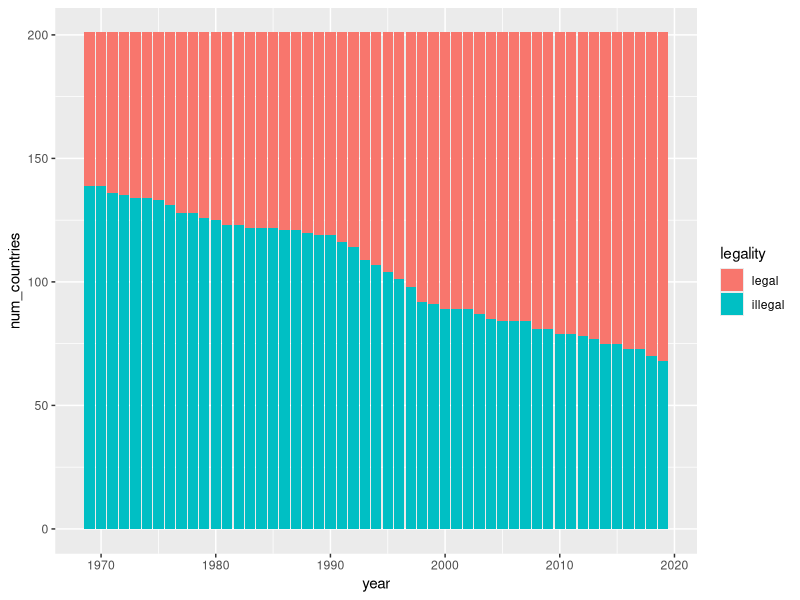
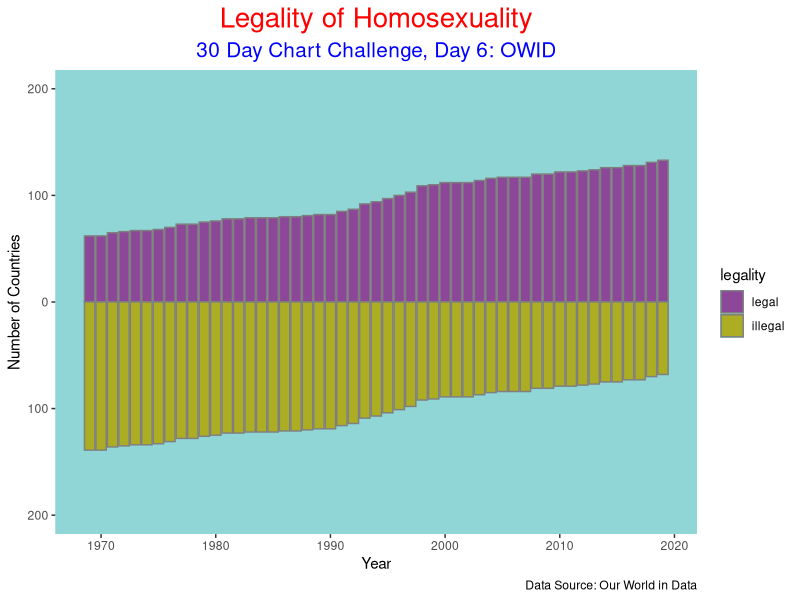
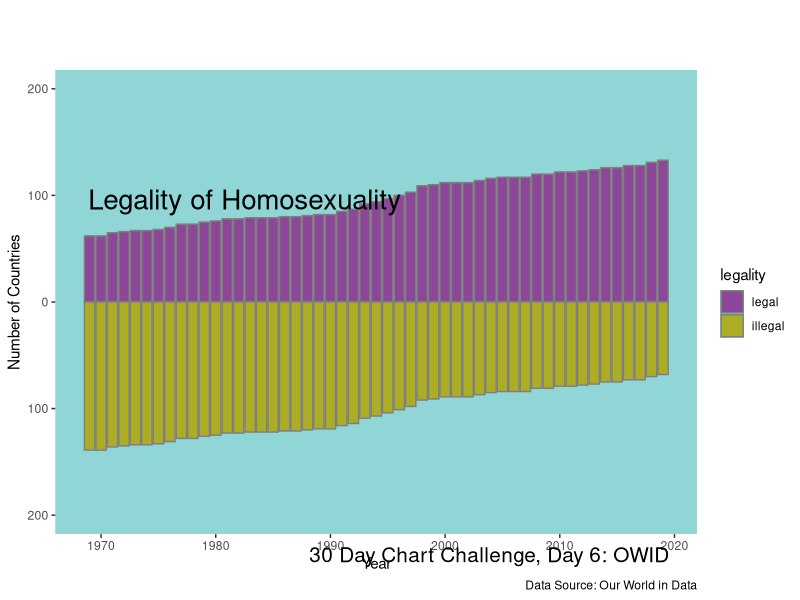

The R script that drew these images, in order:
## ---- chunk 1
knitr::opts_chunk$set(echo = TRUE)
library("tidyverse")

# https://ourworldindata.org/grapher/share-countries-where-homosexuality-is-legal?country=~OWID_WRL
d6_data_raw <- readr::read_csv("share-countries-where-homosexuality-is-legal.csv")
colnames(d6_data_raw) <- c("location", "source", "year", "legal", "illegal")
## ---- chunk 2
d6_data <- d6_data_raw |>
  select(3:5) |>
  pivot_longer(cols = !year,
               names_to = "legality",
               values_to = "num_countries")
d6_data$legality <- factor(d6_data$legality,
                           levels = c("legal", "illegal"))
## ---- chunk 3
head(d6_data)
## ---- chunk 4
str(d6_data)
## ---- chunk 5
d6_data |>
  filter(year >= 1969) |>
  ggplot() +
  geom_bar(aes(x = year, y = num_countries, 
               fill = legality, group = legality), stat = "identity")
## ---- chunk 6
# https://www.statology.org/population-pyramid-in-r/
d6_data |>
  filter(year >= 1969) |>
  ggplot() +
  geom_bar(aes(x = year,
               y = ifelse(legality == "legal", num_countries, -num_countries),
               fill = legality,
               group = legality),
           color = "gray50",
           stat = "identity") +
  labs(title = "Legality of Homosexuality",
       subtitle = "30 Day Chart Challenge, Day 6: OWID",
       caption = "Data Source: Our World in Data",
       x = "Year", 
       y = "Number of Countries") +
  scale_fill_manual(values = c("#8C4799", "#ADAD23")) +
  scale_y_continuous(labels = abs,
                     limits = max(d6_data$num_countries) * c(-1,1)) +
  theme(#axis.text.x = element_blank(),
        #axis.text.y = element_blank(),
        #axis.ticks = element_blank(),
        legend.position = "right",
        panel.background = element_rect(fill = alpha("#23ADAD", 0.5)),
        panel.grid.major = element_blank(),
        panel.grid.minor = element_blank(),
        plot.subtitle = element_text(color = "blue", hjust = 0.5, size = 15),
        plot.title = element_text(color = "red", hjust = 0.5, size = 20))
## ---- chunk 7
d6_data |>
  filter(year >= 1969) |>
  ggplot() +
  geom_bar(aes(x = year,
               y = ifelse(legality == "legal", num_countries, -num_countries),
               fill = legality,
               group = legality),
           color = "gray50",
           stat = "identity") +
  labs(title = "Legality of Homosexuality",
       subtitle = "30 Day Chart Challenge, Day 6: OWID",
       caption = "Data Source: Our World in Data",
       x = "Year", 
       y = "Number of Countries") +
  scale_fill_manual(values = c("#8C4799", "#ADAD23")) +
  scale_y_continuous(labels = abs,
                     limits = max(d6_data$num_countries) * c(-1,1)) +
  theme(#axis.text.x = element_blank(),
        #axis.text.y = element_blank(),
        #axis.ticks = element_blank(),
        legend.position = "right",
        panel.background = element_rect(fill = alpha("#23ADAD", 0.5)),
        panel.grid.major = element_blank(),
        panel.grid.minor = element_blank(),
        plot.subtitle = element_text(color = "black", 
                                     hjust = 0.9, 
                                     #margin = margin(t = 60, b = -20),
                                     size = 15,
                                     vjust = -100),
        plot.title = element_text(color = "black",
                                  hjust = 0.10,
                                  # margin = margin(t = 10, b = -60),
                                  size = 20,
                                  vjust = -25))
